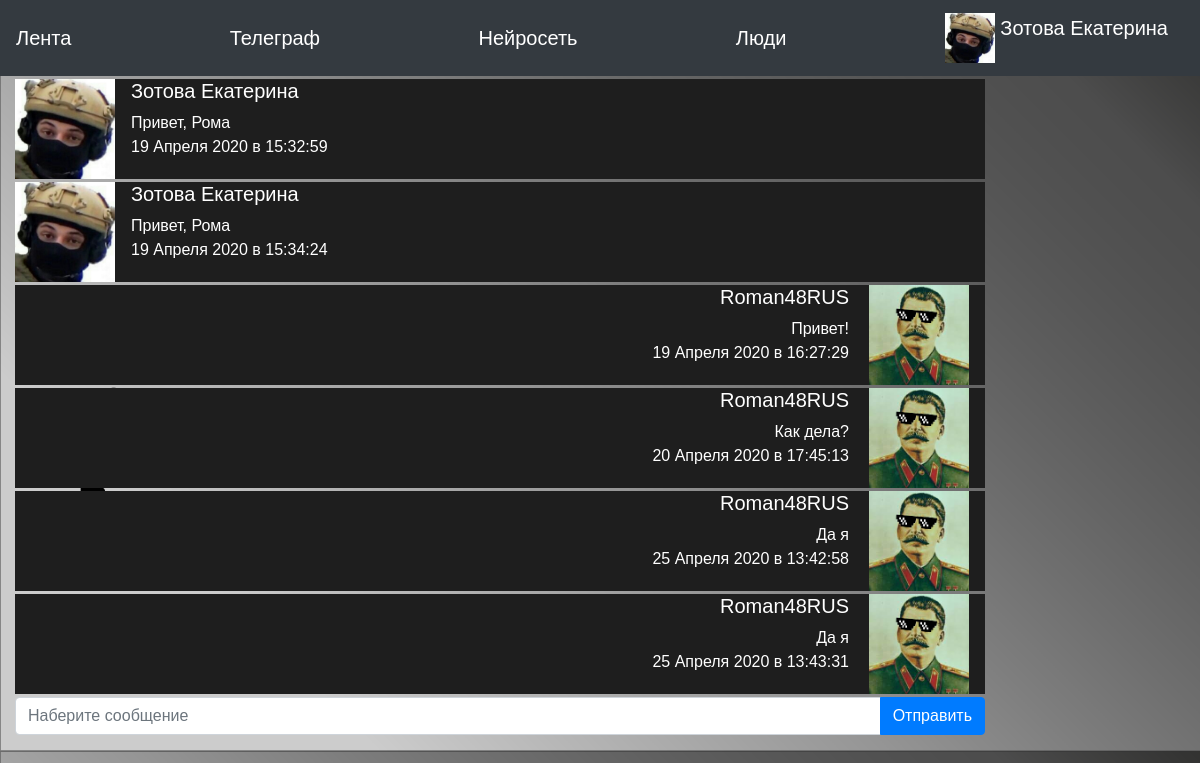
The app's page /messages/3 (signed in) with its own data.
### data/users.py (models this page shows, shortened)
class User(SqlAlchemyBase, UserMixin, SerializerMixin):
    __tablename__ = 'users'
    id = sqlalchemy.Column(sqlalchemy.Integer,
                           primary_key=True, autoincrement=True)
    name = sqlalchemy.Column(sqlalchemy.String, nullable=True)
    status = sqlalchemy.Column(sqlalchemy.String, nullable=True)
    email = sqlalchemy.Column(sqlalchemy.String,
                              index=True, unique=True, nullable=True)
    hashed_password = sqlalchemy.Column(sqlalchemy.String, nullable=True)
    created_date = sqlalchemy.Column(sqlalchemy.DateTime,
                                     default=datetime.datetime.now)
    friends = sqlalchemy.Column(sqlalchemy.String, nullable=True)
    avatar = sqlalchemy.Column(sqlalchemy.String,
                               default='/static/img/backgrounds/default.png')
    liked_news = sqlalchemy.Column(sqlalchemy.VARCHAR, nullable=True)
    liked_photos = sqlalchemy.Column(sqlalchemy.VARCHAR, nullable=True)
    background = sqlalchemy.Column(sqlalchemy.String, default='/static/img/backgrounds/default.png')
    theme = sqlalchemy.Column(sqlalchemy.Boolean, default=1)
    albums = sqlalchemy.Column(sqlalchemy.VARCHAR)

### data/messages.py (models this page shows)
class Message(SqlAlchemyBase, SerializerMixin):
    __tablename__ = 'messages'
    id = sqlalchemy.Column(sqlalchemy.Integer, primary_key=True,
                           autoincrement=True)
    text = sqlalchemy.Column(sqlalchemy.String)
    time = sqlalchemy.Column(sqlalchemy.DateTime, default=datetime.datetime.now)
    user_to_id = sqlalchemy.Column(sqlalchemy.Integer,
                                   sqlalchemy.ForeignKey("users.id"))
    user_from_id = sqlalchemy.Column(sqlalchemy.Integer, sqlalchemy.ForeignKey("users.id"))

### main.py (the view, shortened to what this page needs)
@app.route('/messages/<user_id>', methods=['GET', 'POST'])
@login_required
def messenger(user_id):
    session = db_session.create_session()
    user_to = session.query(User).filter(User.id == user_id).first()
    if request.method == "GET":
        messages = session.query(Message).filter(or_(Message.user_from_id == current_user.id,
                                                     Message.user_to_id == current_user.id))
        return render_template('messenger.html', base=get_base(), messages=messages, user_to=user_to,
                               get_time=get_time)

### main.py
class BaseForm(FlaskForm):
    background = ""
    text_color = 'white'
    back = '#0a0a0a'
    back_color = '#646464'
    font_white = "white"
    js_for_files = ""

### data/db_session.py (called while the page is built)
def create_session() -> Session:
    global __factory
    return __factory()

### functions.py (called while the page is built)
def get_time(date_input, time_input):
    print(str(date_input))
    year, month, day = str(date_input).split("-")
    date = datetime.date(int(year), int(month), int(day))
    current_date_time = datetime.datetime.now()
    if date.day == current_date_time.day:
        return "Сегодня в " + str(time_input).split(".")[0]
    elif date.day + 1 == current_date_time.day:
        return "Вчера в " + str(time_input).split(".")[0]
    else:
        return day + " " + months[int(month)] + " " + year + " в " + str(time_input).split(".")[0]

### main.py (called while the page is built)
def get_base():
    base = BaseForm()
    if current_user.is_authenticated:
        base.background = current_user.background
        base.text_color = 'white' if not current_user.theme else 'black'
        base.back = '#0a0a0a' if not current_user.theme else '#f5f5f5'
        base.back_color = '#1e1e1e' if not current_user.theme else '#969696'
    else:
        base.background = ""
        base.text_color = 'black'
        base.back = '#0a0a0a'
        base.back_color = '#969696'
    base.js_for_files = url_for("static", filename="js/bs-custom-file-input.js")
    return base

@login_manager.user_loader
def load_user(user_id):
    session = db_session.create_session()
    return session.query(User).get(user_id)

### templates/messenger.html (shortened to what this page needs)
{% extends "base.html" %}
{% block content %}
<div class="col-10">
    <form action="" method="post" enctype="multipart/form-data">
        <div class="col-xl-100">
            {% for elem in messages %}
            <div class="block">
                {% if elem.user_from_id == current_user.id and elem.user_to_id == user_to.id%}
                <div class="media">
                    <a href="/profile/{{current_user.id}}"><img src="{{current_user.avatar}}"
                                                                class="align-self-center mr-3" alt="PEP8"
                                                                width="100"
                                                                height="100"
                                                                title="{{current_user.name}}"></a>
                    <div class="media-body md-0">
                        <h5>{{current_user.name}}</h5>
                        <p class="text-break">
                            {{elem.text }} <br>
                            {{get_time(elem.time.date(), elem.time.time())}}
                        </p>
                    </div>
                </div>
                {% endif %}
                {% if elem.user_to_id == current_user.id and elem.user_from_id == user_to.id%}
                <div class="media">
                    <div class="media-body md-0">
                        <h5 align="right">{{user_to.name}}</h5>
                        <p class="text-break text-right">
                            {{elem.text }} <br>
                            {{get_time(elem.time.date(), elem.time.time())}}
                        </p>
                    </div>
                    <a href="/profile/{{user_to.id}}"><img src="{{user_to.avatar}}"
                                                           class="align-self-center mr-3" alt="PEP8"
                                                           width="100"
                                                           height="100"
                                                           title="{{user_to.name}}"
                                                           hspace="20"></a>
                </div>
                {% endif %}
            </div>
            {% endfor %}
        </div>
        <div class="input-group mb-3">
            <input type="text" class="form-control" placeholder="Наберите сообщение"
                   aria-label="Наберите сообщение" aria-describedby="button-addon2" name="text">
            <div class="input-group-append">
                <input class="btn btn-primary" type="submit" value="Отправить">
            </div>
        </div>
    </form>
</div>
{% endblock %}

### templates/base.html (shortened to what this page needs)
<!doctype html>
<html lang="en">
<head>
    <link rel="stylesheet"
          href="https://stackpath.bootstrapcdn.com/bootstrap/4.4.1/css/bootstrap.min.css"
>
</head>
<body>
<header>
    <nav class="navbar navbar-dark bg-dark">
        <a class="navbar-brand" href="/">Лента</a>
        {% if current_user.is_authenticated %}
        <a class="navbar-brand" href="/messages">Телеграф</a>
        <a class="navbar-brand" href="/neuro/meme">Нейросеть</a>
        <a class="navbar-brand" href="/people">Люди</a>
        <a class="navbar-brand" href="/profile/{{current_user.id}}">
            <img src={{current_user.avatar}}
                 width="50" height="50"
                 alt="PEP8" class="d-inline-block align-top"> {{current_user.name}}
        </a>
        {% else %}
        <p>
            <a class="btn btn-primary " href="/register">Зарегистрироваться</a>
            <a class="btn btn-success" href="/login">Войти</a>
        </p>
        {% endif %}
    </nav>
</header>
<main role="main" class="container-fluid">
    <div class="row">
        {% block content %}{% endblock %}
    </div>
</main>
</body>
</html>

### records on screen
User: avatar (picture), name "Зотова Екатерина"
Message: avatar (picture), text "Привет, Рома"
Message: avatar (picture), text "Привет, Рома"
Message: text "Привет!", avatar (picture)
User: name "Roman48RUS"
Message: text "Как дела?", avatar (picture)
Message: text "Да я", avatar (picture)
Message: text "Да я", avatar (picture)
